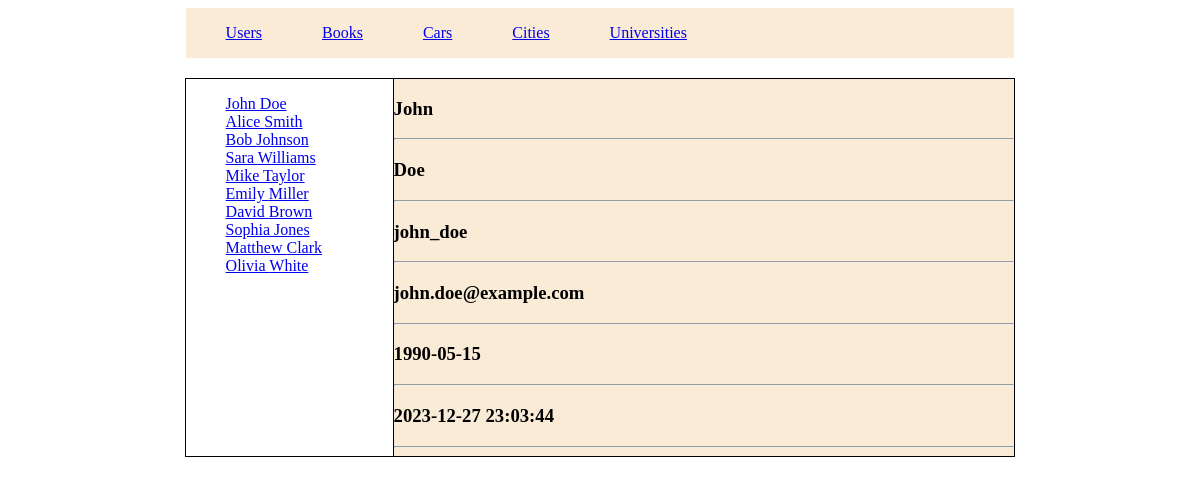
Screenshot of /?id=1 with the database file from the repository.
### tables this page shows
CREATE TABLE `users` (
  `user_id` int(11) NOT NULL,
  `first_name` varchar(50) NOT NULL,
  `last_name` varchar(50) NOT NULL,
  `username` varchar(50) DEFAULT NULL,
  `email` varchar(255) DEFAULT NULL,
  `birthdate` date DEFAULT NULL,
  `registration_date` timestamp NOT NULL DEFAULT CURRENT_TIMESTAMP
);

### logic.php (called while the page is built)
<?php
$categories = ["books", "cars", "cities","universities"];
$is_at_category = false;
if(isset($_GET['category'])){
    foreach($categories as $category){
        if ($_GET['category'] == $category){
            $is_at_category = true;
            $select_data = "SELECT * FROM EU_DATABASE.$category";
            $result = mysqli_query($connect, $select_data);
            $filtered = mysqli_fetch_all($result);
        }
    };
    if(!$is_at_category){
        header("location: index.php");
    }
} else{
    $select_data = "SELECT * FROM EU_DATABASE.users";
    $default = mysqli_query($connect, $select_data);
}
?>

### index.php (the view, shortened to what this page needs)
<?php
    require_once "configuration/config.php";
    require_once "logic.php";
?>
<!DOCTYPE html>
<html lang="en">
<head>
    <link rel="stylesheet" href="./style/style.css">
</head>
<body>
    <header>
        <nav>
            <ol><a href="?category=users">Users</a></ol>
            <ol><a href="?category=books">Books</a></ol>
            <ol><a href="?category=cars">Cars</a></ol>
            <ol><a href="?category=cities">Cities</a></ol>
            <ol><a href="?category=universities">Universities</a></ol>
        </nav>
    </header>
    <div class="main">
        <div class="left">
            <ul>
                <?php
                if(isset($_GET['category'])){
                    foreach($filtered as $data){
                        echo "<li><a href='?category=" . $_GET['category'] . "&id=" . $data[0]. "'>" . $data[1] . "</a></li>";
                    }
                } else {
                    foreach($default as $data){
                        echo "<li><a href='?id=" . $data["user_id"] . "'>" . $data['first_name'] . ' ' . $data['last_name']  . "</a></li>";
                    }
                }
                ?>
            </ul>
        </div>
        <div class="right">
            <?php
             if(isset($_GET['id'])){
                if(isset($_GET['category'])){
                    foreach($filtered as $data){
                        if($data[0] == $_GET['id']){
                            array_shift($data);
                            foreach($data as $items){
                                echo "<h3>" . $items . "</h3><hr>";
                            }
                        }
                    }
                } else{
                    foreach($default as $data){
                        if($data["user_id"] == $_GET['id']){
                            array_shift($data);
                            foreach($data as $items){
                             echo "<h3>" . $items . "</h3><hr>";
                            }
                        }
                    }
                }
             }
            ?>
        </div>
    </div>
</body>
</html>

### style/style.css (style rules this page uses)
body { display: flex; flex-wrap: wrap; justify-content: center; gap: 20px }
header { width: 70%; display: flex; align-items: center; height: 50px; background-color: antiquewhite; }
nav { display: flex; gap: 20px }
.main { border: solid 1px black; display: flex; width: 70%; margin: auto; }
.left { min-height: 300px; border-right: solid 1px black; width: 25%; }
.right { width: 75%; background-color: antiquewhite; min-height: 300px; }
li { list-style-type: none; }

### rows the page displays
users: first_name "John", last_name "Doe", username "john_doe", email "john.doe@example.com", birthdate "1990-05-15", registration_date "2023-12-27 23:03:44"
users: first_name "Alice", last_name "Smith"
users: first_name "Bob", last_name "Johnson"
users: first_name "Sara", last_name "Williams"
users: first_name "Mike", last_name "Taylor"
users: first_name "Emily", last_name "Miller"
users: first_name "David", last_name "Brown"
users: first_name "Sophia", last_name "Jones"
users: first_name "Matthew", last_name "Clark"
users: first_name "Olivia", last_name "White"
